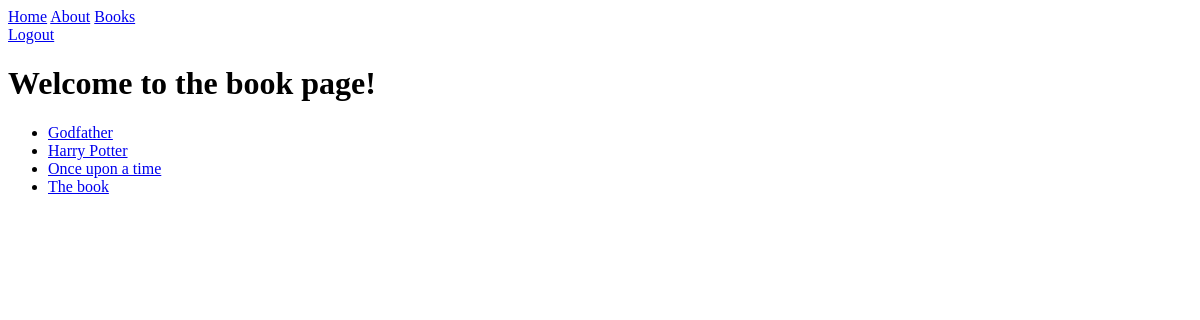
The page /books (signed in) on the database as committed earlier.
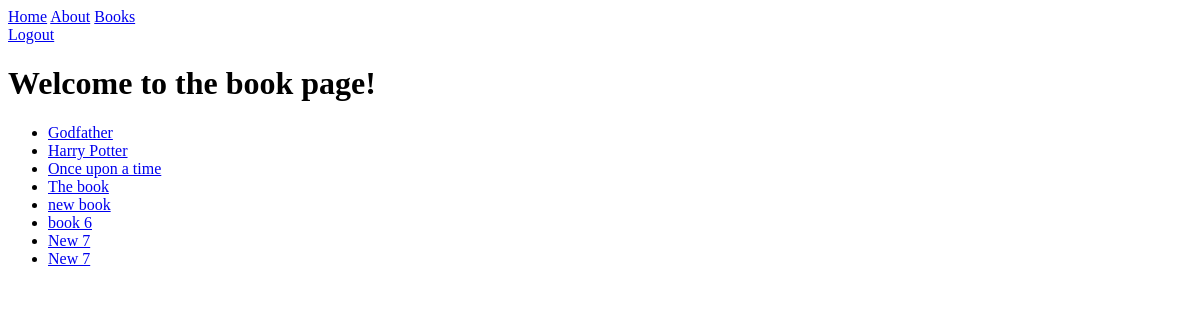
The same page on the database as committed later.
### digital_library/models.py (models this page shows, shortened)
class Book(models.Model):
  title = models.CharField(max_length=200)
  author = models.CharField(max_length=100)
  borrower = models.ForeignKey(User, on_delete=models.SET_NULL, null=True)

### digital_library/views.py (the view)
# urls.py: path('books', views.show_books, name="digital-library-book-list"),
@login_required
def show_books(req):
    books = {'book': Book.objects.all()}
    return render(req, 'books.html', books)

### digital_library/templates/books.html
{% extends "base.html" %}
{% block content %}
    <h1>Welcome to the book page!</h1>
        <ul>
    {% for books in book %}
          <li>
              <a href="{% url 'digital-library-book-list' %}">
                  {{ books.title }}
              </a>
          </li>
    {% endfor %}
        </ul>
{% endblock content %}

### digital_library/templates/base.html (shortened to what this page needs)
<!DOCTYPE html>
<html lang="en">
<head>
</head>
<body>
<nav>
    <div >
        <a href="{% url 'digital-library-home' %}">Home</a>
        <a href="{% url 'digital-library-about' %}">About</a>
        <a href="{% url 'digital-library-book-list' %}">Books</a>
    </div>
    <div>
        {% if user.is_authenticated %}
            <a href="{% url 'logout' %}">Logout</a>
        {% else %}
            <a href="{% url 'login' %}">Login</a>
            <a href="{% url 'signup' %}">Signup</a>
        {% endif %}
    </div>
</nav>
    <main>
        {% block content %}
        {% endblock content %}
    </main>
</body>
</html>

Rows that differ between the two databases and show on the page:
added Book: title "new book"
added Book: title "book 6"
added Book: title "New 7"
added Book: title "New 7"
